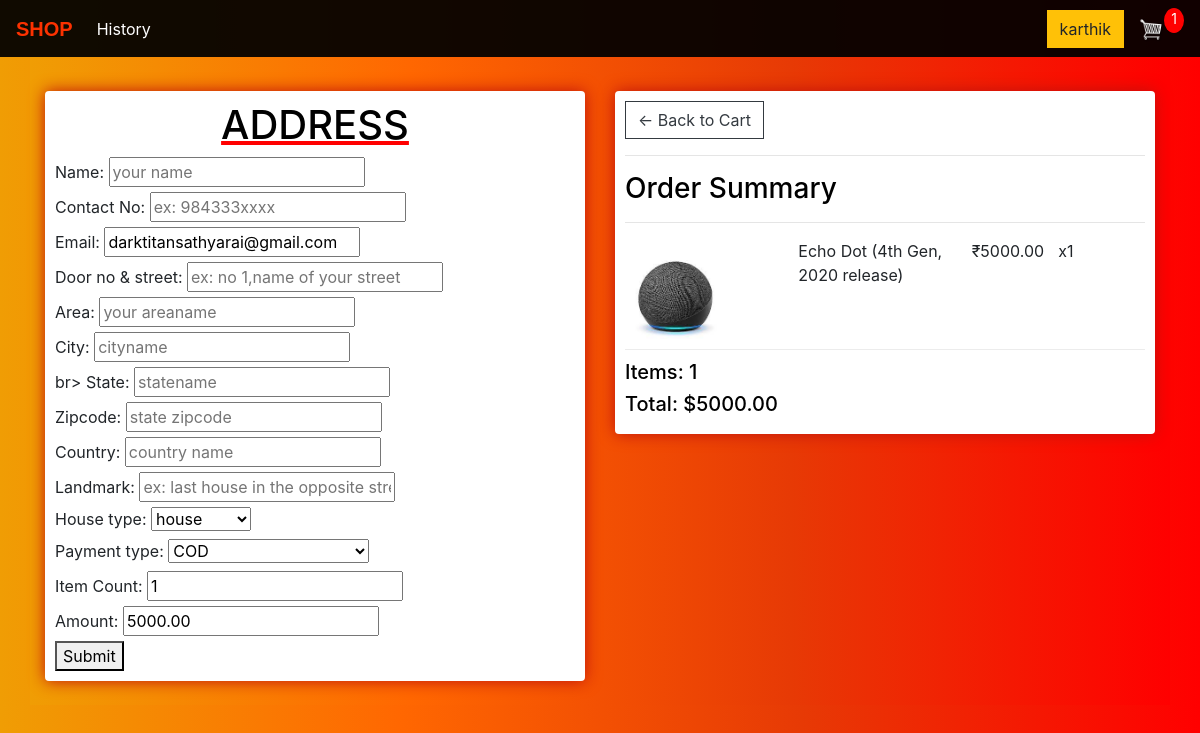
The page /main/checkout/ (signed in) on the database its author committed.
### store/models.py (models this page shows, shortened)
class CustomUser(AbstractUser):
    is_dboy = models.BooleanField(default=False)
    city =models.CharField(max_length=10,default='city')
    formsubmitted = models.BooleanField(default=False)
    vacinated = models.IntegerField(default=0)
    merit=models.IntegerField(default=100)

class Order(models.Model):
	customer = models.ForeignKey(Customer, on_delete=models.SET_NULL, null=True, blank=True)
	date_ordered = models.DateTimeField(auto_now_add=True)
	complete = models.BooleanField(default=False)
	transaction_id = models.CharField(max_length=100, null=True)
	@property
	def shipping(self):
		shipping = False
		orderitems = self.orderitem_set.all()
		for i in orderitems:
			if i.product.digital == False:
				shipping = True
		return shipping
	@property
	def get_cart_total(self):
		orderitems = self.orderitem_set.all()
		total = sum([item.get_total for item in orderitems])
		return total
	@property
	def get_cart_items(self):
		orderitems = self.orderitem_set.all()
		total = sum([item.quantity for item in orderitems])
		return total

class OrderItem(models.Model):
	product = models.ForeignKey(Product, on_delete=models.SET_NULL, null=True)
	order = models.ForeignKey(Order, on_delete=models.SET_NULL, null=True)
	quantity = models.IntegerField(default=0, null=True, blank=True)
	date_added = models.DateTimeField(auto_now_add=True)
	@property
	def get_total(self):
		total = self.product.price * self.quantity
		return total

class Product(models.Model):
	name = models.CharField(max_length=200)
	price = models.FloatField()
	digital = models.BooleanField(default=False,null=True, blank=True)
	image = models.ImageField(null=True, blank=True)
	@property
	def imageURL(self):
		try:
			url = self.image.url
		except:
			url = ''
		return url

### store/views.py (the view)
# urls.py: path('checkout/', views.checkout, name="checkout"),
def checkout(request):
	data = cartData(request)
	score=request.user.merit
	cartItems = data['cartItems']
	order = data['order']
	items = data['items']
	if request.method == 'POST':
		form = OrdererForm(request.POST)
		if form.is_valid():
			form.save()
			return HttpResponseRedirect("/delivery",{'form':form})
	else:
		form = OrdererForm()
	context = {'items':items,'score':score, 'order':order, 'cartItems':cartItems,'form': form}
	return render(request, 'store/checkout.html', context)

### store/forms.py
class OrdererForm(forms.ModelForm):
    class Meta:
       model = Orderer
       fields = ('name','email','address1','address2','city','state','zipcode','country','landmark','count','quantity','customerhousetype','contactno','paymode')

### store/utils.py (called while the page is built)
def cartData(request):
	if request.user.is_authenticated:
		customer = request.user.customer
		order, created = Order.objects.get_or_create(customer=customer, complete=False)
		items = order.orderitem_set.all()
		cartItems = order.get_cart_items
	else:
		cookieData = cookieCart(request)
		cartItems = cookieData['cartItems']
		order = cookieData['order']
		items = cookieData['items']
	return {'cartItems':cartItems ,'order':order, 'items':items}

### templates/store/checkout.html (shortened to what this page needs)
{% extends 'store/main.html' %}
{% load static %}
{% block content %}
     <div class="row">
		<div class="col-lg-6">
			<div class="box-element" id="form-wrapper">
							<u style="color:#FF0000"><h1 style="text-align:center;color:#000000">ADDRESS</h1></u>
				<form method="post" enctype="multipart/form-data">
   					<label for="name">Name:</label>
   					<input type="text" id="name" name="name" placeholder="your name"><br>
   					<label for="contactno">Contact No:</label>
   					<input type="text" id="contactno" name="contactno" placeholder="ex: 984333xxxx"><br>
   					<label for="email">Email:</label>
  					<input type="text" id="email" name="email" value="{{request.user.email}}" readonly><br>
   					<label for="address">Door no & street:</label>
   					<input type="text" id="address1" name="address1" placeholder="ex: no 1,name of your street"><br>
   					<label for="address">Area:</label>
   					<input type="text" id="address2" name="address2" placeholder="your areaname"><br>
   					<label for="city">City:</label>
   					<input type="text" id="city" name="city" placeholder="cityname"><br>br>
   					<label for="state">State:</label>
   					<input type="text" id="state" name="state" placeholder="statename"><br>
   					<label for="zipcode">Zipcode:</label>
   					<input type="text" id="zipcode" name="zipcode" placeholder="state zipcode"><br>
   					<label for="country">Country:</label>
   					<input type="text" id="country" name="country" placeholder="country name"><br>
   					<label for="landmark">Landmark:</label>
   					<input type="text" id="landmark" name="landmark" placeholder="ex: last house in the opposite stree of mall"><br>
   					<label for="customerhousetype">House type:</label>
   					<select name="customerhousetype">
   						<option id="customerhousetype" name="customerhousetype" value="1">house</option>
   					</select>
   					<br>
   					{% if score == 60 or score < 60 %}
   					<label for="paymode">Payment type:</label>
   					<select name="paymode">
   						<option id="paymode" name="paymode" value="2">ONLINE TRANSACTION</option>
   					</select>
   					{% else %}
   					<label for="paymode">Payment type:</label>
   					<select name="paymode">
   						<option id="paymode" name="paymode" value="1">COD</option>
   					</select>
   					{% endif %}
   					<br>
   					<label for="count">Item Count:</label>
  					<input type="text" id="count" name="count" value="{{order.get_cart_items}}" readonly><br>
  					<label for="quantity">Amount:</label>
  					<input type="text" id="quantity" name="quantity" value="{{order.get_cart_total|floatformat:2}}" readonly><br>
  					<button type="submit">Submit</button>
				</form>
			</div>
			<br>
		</div>
		<div class="col-lg-6">
			<div class="box-element">
				<a  class="btn btn-outline-dark" href="{% url 'cart' %}">&#x2190; Back to Cart</a>
				<hr>
				<h3 style="color:#000000;">Order Summary</h3>
				<hr>
				{% for item in items %}
				<div class="cart-row">
					<div style="flex:2"><img class="row-image" src="{{item.product.imageURL}}"></div>
					<div style="flex:2"><p>{{item.product.name}}</p></div>
					<div style="flex:1"><p>₹{{item.product.price|floatformat:2}}</p></div>
					<div style="flex:1"><p>x{{item.quantity}}</p></div>
				</div>
				{% endfor %}
				<h5 style="color:#000000;">Items:   {{order.get_cart_items}}</h5>
				<h5 style="color:#000000;">Total:   ${{order.get_cart_total|floatformat:2}}</h5>
			</div>
		</div>
	</div>
{% endblock content %}

### templates/store/main.html (shortened to what this page needs)
<!DOCTYPE html>
{% load static %}
<html>
<head>
	<link rel="stylesheet" href="https://stackpath.bootstrapcdn.com/bootstrap/4.4.1/css/bootstrap.min.css">
    <link rel="stylesheet" href="https://stackpath.bootstrapcdn.com/bootstrap/4.4.1/css/bootstrap.min.css">
	<link rel="stylesheet" type="text/css" href="{% static 'css/main.css' %}">
</head>
<body>
	<nav id="nav" class="navbar navbar-expand-lg  ">
	  <a id="txt"class="navbar-brand" href="{% url 'store' %}"><b>SHOP</b></a>
	  <div class="collapse navbar-collapse" id="navbarSupportedContent">
	    <ul class="navbar-nav mr-auto">
	      {% if user.is_authenticated %}
	      <li class="nav-item active">
	        <a class="nav-link" style="color:#FFFFFF" href="history/">History <span class="sr-only">(current)</span></a>
	      </li>
	 	{% endif %}
	    </ul>
	    {% if user.is_authenticated %}
	    <div id="log" class="form-inline my-2 my-lg-0">
	     	<a href="login/"class="btn btn-warning">{{request.user.username}}</a>
	     	<a href="{% url 'cart' %}">
	    		<img  id="cart-icon" src="{% static 'images/cart.png' %}">
	    	</a>
	    	<p id="cart-total">{{cartItems}}</p>
	    </div>
	    {% endif %}
	  </div>
	</nav>
     <div class="container">
            <br>
            {% block content %}
            {% endblock content %}
         </div>
</body>
</html>

### static/css/main.css (style rules this page uses)
body { background-color: hsl(0, 0%, 98%); }
h1,h2,h3,h4,h5,h6 { color:hsl(0, 0%, 100%); }
.box-element { box-shadow:hsl(2, 88%, 40%) 0 0 16px; background-color: #fff; border-radius: 4px; padding: 10px; }
#cart-icon { width:25px; display: inline-block; margin-left: 15px; }
#cart-total { display: block; text-align: center; color:#fff; background-color: red; width: 20px; height: 25px; border-radius: 50%; font-size: 14px; }
.col-lg-4, .col-lg-6, .col-lg-8, .col-lg-12 { margin-top: 10px; }
.btn { border-radius: 0; }
.row-image { width: 100px; }
.cart-row { display: flex; align-items: flex-stretch; padding-bottom: 10px; margin-bottom: 10px; border-bottom: 1px solid #ececec; }

### templates/store/main.html (style rules this page uses)
#nav { background-color:rgba(0, 0, 0, 0.932) }
#txt { color:rgb(255, 255, 255); font-family:'Franklin Gothic Medium', 'Arial Narrow', Arial, sans-serif }
b { color:#fc3200; }
body { background: -webkit-linear-gradient(left, rgb(240, 157, 4), rgb(255, 103, 1), rgb(231, 58, 5), rgb(255, 0, 0)); background-size: 100%; height: cover; }
.container { background: -webkit-linear-gradient(left, rgb(240, 157, 4), rgb(255, 103, 1), rgb(231, 58, 5), rgb(255, 0, 0)); }

### rows shown on the page
CustomUser: user.username "karthik", email "darktitansathyarai@gmail.com"
Order: count "1", quantity "5000.00", get_cart_items "1", get_cart_total "5000.00"
OrderItem: product.imageURL (picture), product.name "Echo Dot (4th Gen, 2020 release)", product.price "5000.00", quantity "1"

### other values the page prints
{{ cartItems }} "1"
